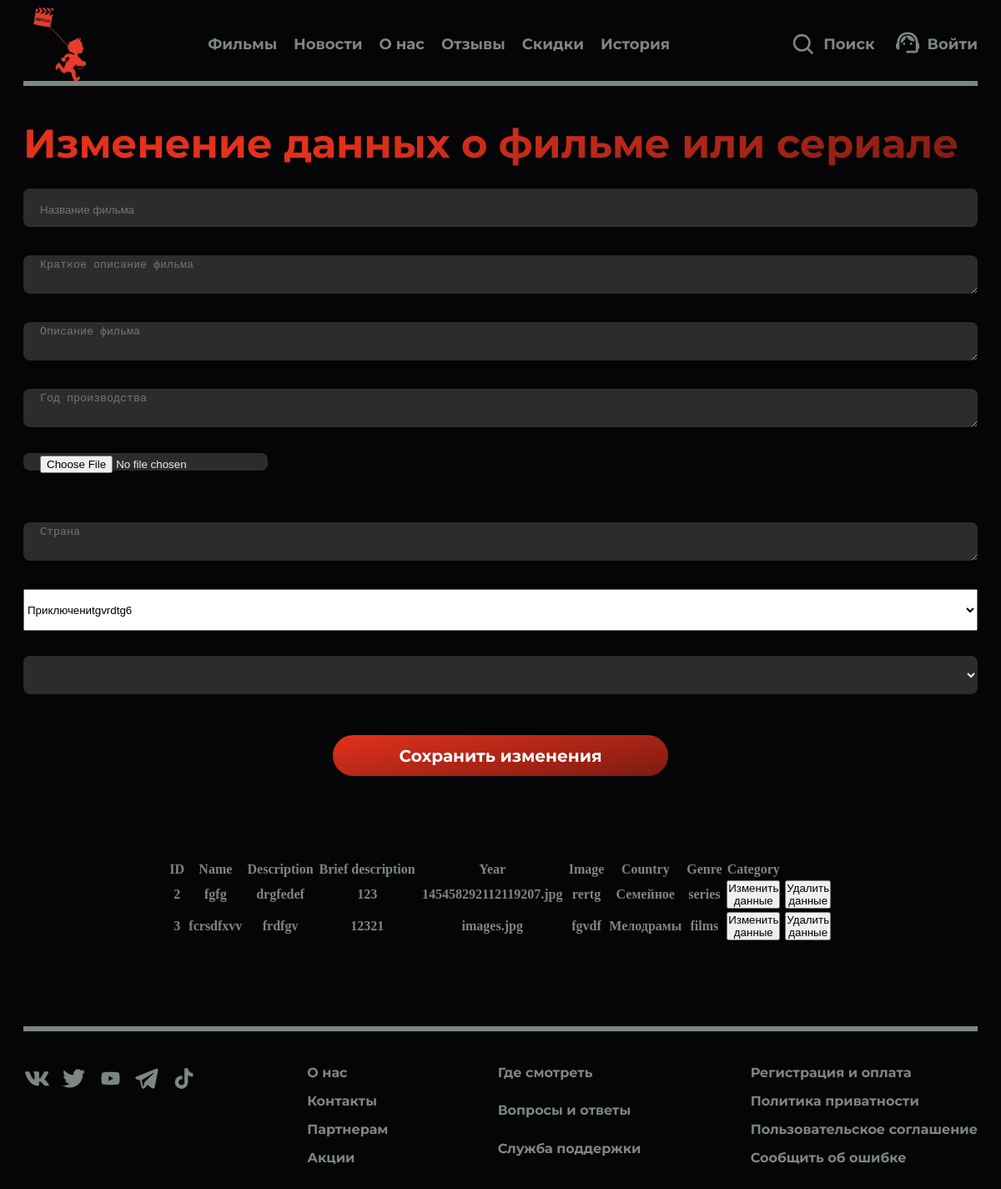
Page /adminEditProducts.php on the committed database.
### tables this page shows
CREATE TABLE `products` (
  `id` int NOT NULL,
  `name` varchar(255) NOT NULL,
  `description` text NOT NULL,
  `briefdescription` text NOT NULL,
  `year` int NOT NULL,
  `country` varchar(255) NOT NULL,
  `category` varchar(255) NOT NULL,
  `genre_id` int NOT NULL,
  `image` varchar(255) NOT NULL
);

### adminEditProducts.php (the view, shortened to what this page needs)
<?php
        require_once ("assets/php/dbconnect.php");
        $product_id = $_GET['id'];
        $products = $my_sql->query("SELECT * FROM `products` WHERE id = '$product_id'");
        $product = $products->fetch_assoc();
?>
<!DOCTYPE html>
<html lang="en">
<head>
    <link rel="stylesheet" href="assets/css/style.css">
</head>
<body>
    <div class="wrapper">
        <header class="header _container _container768 _container1200">
            <div class="header__content">
                <a class="header_logo" href="index.php"></a>
                <div class="menu-list__index">
                    <a class="text-mon18__bold" href="descriptionFilm.php">Фильмы</a>
                    <a class="text-mon18__bold" href="news.php">Новости</a>
                    <a class="text-mon18__bold" href="aboutUs.php">О нас</a>
                    <a class="text-mon18__bold" href="reviews.php">Отзывы</a>
                    <a class="text-mon18__bold" href="discounts.php">Скидки</a>
                    <a class="text-mon18__bold" href="favoriteProjects.php">История</a>
                </div>
                <div class="icon-header__index display__none320 display__flex">
                    <div class="icon1-text__index">
                        <a class="text-mon18__bold" href="search.php">Поиск</a>
                    </div>
                    <div class="icon1-text__index">
                        <a href="support.php">
                        </a>
                        <a class="text-mon18__bold" href="authorization.php">Войти</a>
                    </div>
                </div>
            </div>
        </header>
        <div class="line _container768 _container1200"></div>
        <section class="content__support _container _container768 _container1200">
            <div class="text-mon48__bold _color-gradient display__none display__none320 display-flex800">Изменение данных о фильме или сериале</div>
            <form class="block-text__support _gap30"   action="assets/php/update_product.php"  method="POST" enctype="multipart/form-data">
                <div class="input-container ic1">
                    <input class="input" type="text" name="name" placeholder="Название фильма" value="<?= $product['name'] ?>" required>
                </div>
                <div class="input-container ic1">
                    <textarea class="input" name="briefdescription" placeholder="Краткое описание фильма" required><?= $product['briefdescription'] ?></textarea>
                </div>
                <div class="input-container ic1">
                    <textarea class="input" name="description" placeholder="Описание фильма" required><?= $product['description'] ?></textarea>
                </div>
                <div class="input-container ic1">
                    <textarea class="input" name="year" placeholder="Год производства" required><?= $product['year'] ?></textarea>
                </div>
                <div class="input-container ic1">
                    <label class="input" >
                        <input type="file" name="image" value="<?= $product['image'] ?>">
                    </label>
                </div>
                <div class="input-container ic1">
                    <textarea class="input"  name="country" placeholder="Страна" required><?= $product['country'] ?></textarea>
                </div>
                <select class="input-container ic1" name="genre_id">
                    <?php
                        require_once ("assets/php/dbconnect.php");
                        $result = $my_sql->query("SELECT * FROM genres");
                        $genres = [];
                        while ($genre = $result->fetch_assoc()) {
                            $genres[] = $genre;
                        }
                        foreach ($genres as $genre) {
                    ?>
                        <option value="<?= $genre['id']?>"><?= $genre['name']?></option>
                    <?php
                        }
                    ?>
                </select>
                <div class="input-container ic1">
                    <select  class="input"  name="category">
                        <option selected value="<?= $product['category']?>"><?= $product['category']?></option>
                        <option name="films" value="films">Фильм</option>
                    </select>
                </div>
                <button class="btn__support __margin-top15 _w0" type="submit">
                <div class="text-mon20__bold display__none320 display__flex _color-white">Сохранить изменения</div>
                </button>
            </form>
        </section>
        <div class="content__support _container _container768 _container1200">
            <div class="block-card__aboutus _js-center">
                <table id="output-categories" style="width: 800px;  margin: 0 auto;">
                    <thead>
                        <tr>
                            <th>ID</th>
                            <th>Name</th>
                            <th>Description</th>
                            <th>Brief description</th>
                            <th>Year</th>
                            <th>Image</th>
                            <th>Country</th>
                            <th>Genre</th>
                            <th>Category</th>
                        </tr>
                    </thead>
                    <tbody>
                    <?php
                        require_once ("assets/php/dbconnect.php");
                        $result = $my_sql->query("SELECT * FROM products");
                        $categoryResult = $my_sql->query("SELECT * FROM genres");
                        $categories = [];
                        while ($category = $categoryResult->fetch_assoc()) {
                            $categories[$category['id']] = $category['name'];
                        }
                        $products = [];
                        while ($product = $result->fetch_assoc())
                        {
                            $products[] = $product;
                        }
                        foreach ($products as $product)
                        {
                    ?>
                    <tr>
                        <th><?= $product['id'] ?></th>
                        <th><?= $product['name'] ?></th>
                        <th><?= $product['description'] ?></th>
                        <th><?= $product['year'] ?></th>
                        <th><?= $product['image'] ?></th>
                        <th><?= $product['country'] ?></th>
                        <th><?= $categories[$product['genre_id']] ?></th>
                        <th><?= $product['category'] ?></th>
                        <th><a href="adminEditProducts.php?id=<?= $product["id"] ?>"><button class="table-btn__update">Изменить<br>данные</button></a></th>
                        <th><a href="assets/php/delete.php?id=<?= $product["id"] ?>&action=products"><button class="table-btn__delete">Удалить<br>данные</button></a></th>
                    </tr>
                    <?php
                        }
                    ?>
                    </tbody>
                </table>
            </div>
        </div>
        <div class="line _container768 _container1200"></div>
        <footer class="footer _container768 _container1200">
            <div class="icon__footer">
            </div>
            <div class="block-text__footer">
                <div class="text-mon16__bold">О нас</div>
                <div class="text-mon16__bold">Контакты</div>
                <div class="text-mon16__bold">Партнерам</div>
                <div class="text-mon16__bold">Акции</div>
            </div>
            <div class="block-text__footer">
                <div class="text-mon16__bold">Где смотреть</div>
                <div class="text-mon16__bold">Вопросы и ответы</div>
                <div class="text-mon16__bold">Служба поддержки</div>
            </div>
            <div class="block-text__footer">
                <div class="text-mon16__bold">Регистрация и оплата</div>
                <div class="text-mon16__bold">Политика приватности</div>
                <div class="text-mon16__bold">Пользовательское соглашение</div>
                <div class="text-mon16__bold">Сообщить об ошибке</div>
            </div>
        </footer>
    </div>
</body>
</html>

### assets/css/style.css (style rules this page uses)
html { box-sizing: border-box; }
*, *::after, *::before { box-sizing: inherit; }
button { padding: 0; }
a { text-decoration: none; color: inherit; }
body { min-width: 320px; overflow-x: hidden; background: #050507; color: #7c8685; padding: 0 20px; }
.header { width: 100%; min-height: 89px; }
._container { min-width: 320px; margin: 0 auto; }
._container768 { margin: 0 auto; padding: 0 30px; }
._container1200 { margin: 0 auto; max-width: 1240px; padding: 0; }
.header__content { display: flex; height: 89px; justify-content: space-between; }
.header_logo { width: 75px; height: 89px; background-image: url(../img/dddd\ 1.svg); }
.menu-list__index { display: flex; gap: 20px; align-items: center; }
.text-mon18__bold { font-size: 18px; font-family: 'Montserrat-Bold'; }
.icon-header__index { display: flex; gap: 25px; }
.icon1-text__index { display: flex; align-items: center; gap: 10px; }
.line { border: 3px solid #7c8685; width: 100%; height: 0px; }
.text-mon20__bold { font-size: 20px; font-family: 'Montserrat-Bold'; }
.__margin-top15 { margin: 15px 0 0; }
.footer { margin: 40px auto; display: flex; gap: 25px; justify-content: space-between; flex-wrap: wrap; }
.icon__footer { display: flex; gap: 11px; }
.block-text__footer { display: grid; gap: 15px; }
.text-mon16__bold { font-size: 16px; font-family: 'Montserrat-Bold'; }
._color-gradient { background: linear-gradient(162deg, #e3311d 34.54%, #7d1b10 100%); background-clip: text; -webkit-background-clip: text; -webkit-text-fill-color: transparent; }
._color-white { color: #fff; }
._w0 { width: 0; }
.block-card__aboutus { display: flex; flex-wrap: wrap; gap: 25px; justify-content: space-between; }
._js-center { justify-content: center; }
.content__support { display: grid; gap: 25px; margin: 40px auto 100px; }
.block-text__support { display: grid; gap: 10px; }
.btn__support { border-radius: 50px; background: linear-gradient(169deg, #e3311d 0%, #7d1b10 100%); padding: 7.5px 46px; cursor: pointer; border: none; }
.input-container { height: 50px; position: relative; width: 100%; }
.input { border-radius: 8px; background-color: rgba(49, 49, 49, 0.90); border: 0; color: #eee; height: 46px; outline: 0; padding: 4px 20px 0; width: 100%; }
._gap30 { gap: 30px; }
.display__none320 { display: none; }
@media (min-width: 650px) { .btn__support { padding: 12.5px 80px; width: 411px; cursor: pointer; display: flex; margin: 15px auto 0; } }
@media (min-width: 650px) { ._w0 { width: auto; } }
@media (min-width: 650px) { ._js-center { justify-content: center; display: flex; } }
@media (min-width: 650px) and (max-width: 3900px) { .display__none { display: none; } }
@media (min-width: 650px) and (max-width: 3900px) { .display__flex { display: flex; } }
@media (min-width: 800px) { .text-mon48__bold { font-family: 'Montserrat-Bold'; font-size: 48px; } }
@media (min-width: 800px) { .display-flex800 { display: flex; } }

### rows in the picture
products: id "2", name "fgfg", description "drgfedef", year "123", image "145458292112119207.jpg", country "rertg", genre "Семейное", category "series"
products: id "3", name "fcrsdfxvv", description "frdfgv", year "12321", image "images.jpg", country "fgvdf", genre "Мелодрамы", category "films"

### other values in the picture
form field genre_id "Приключениtgvrdtg6"
